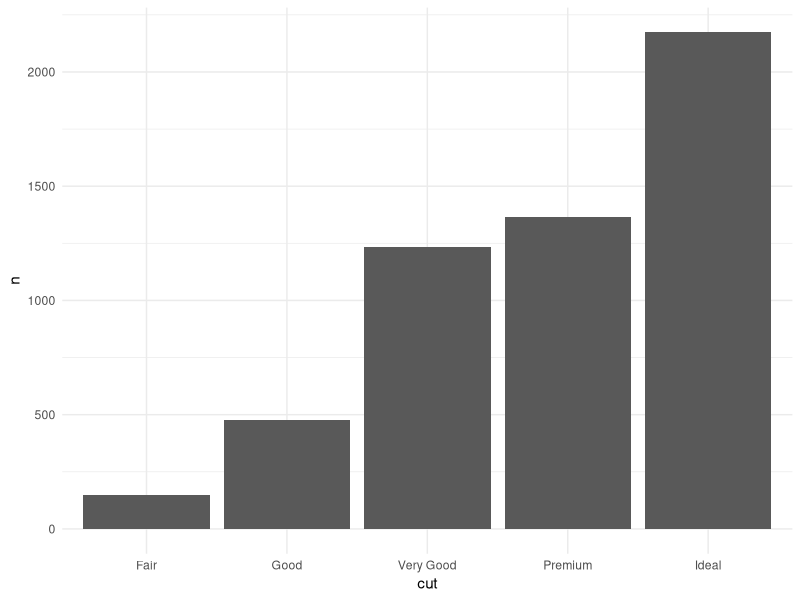
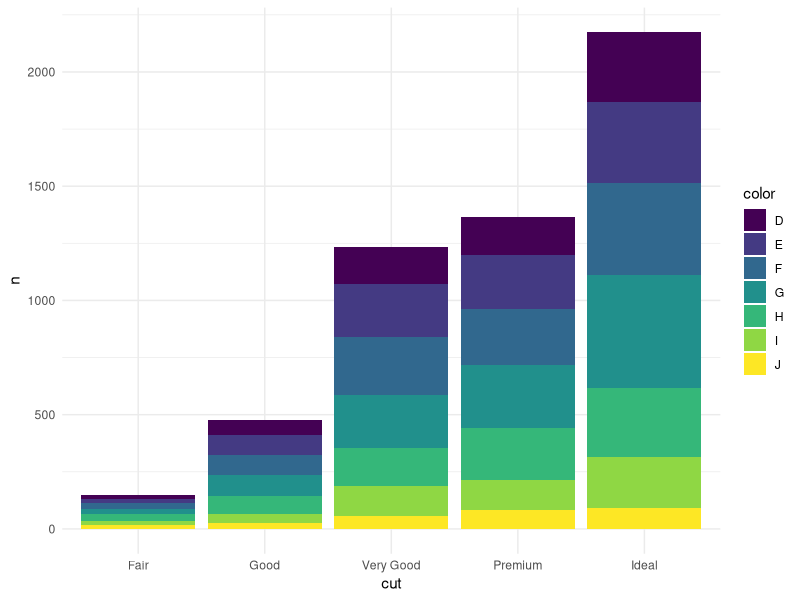
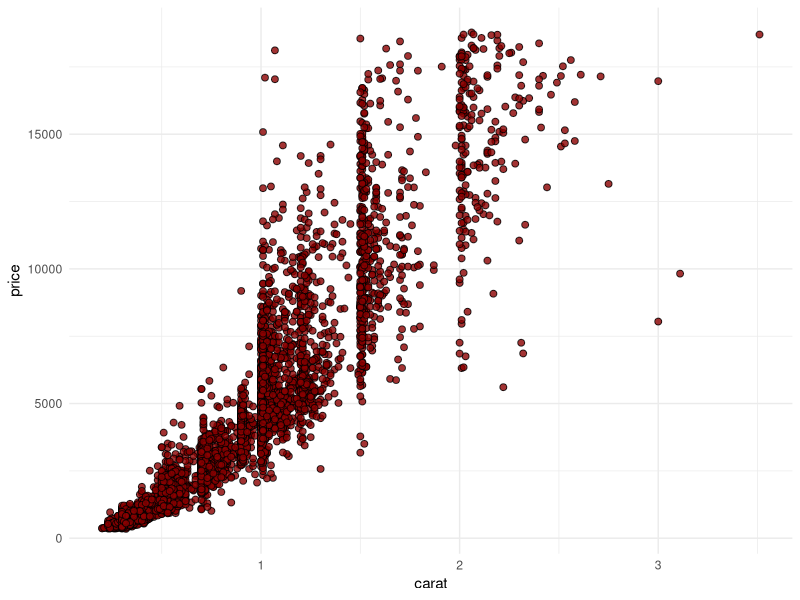
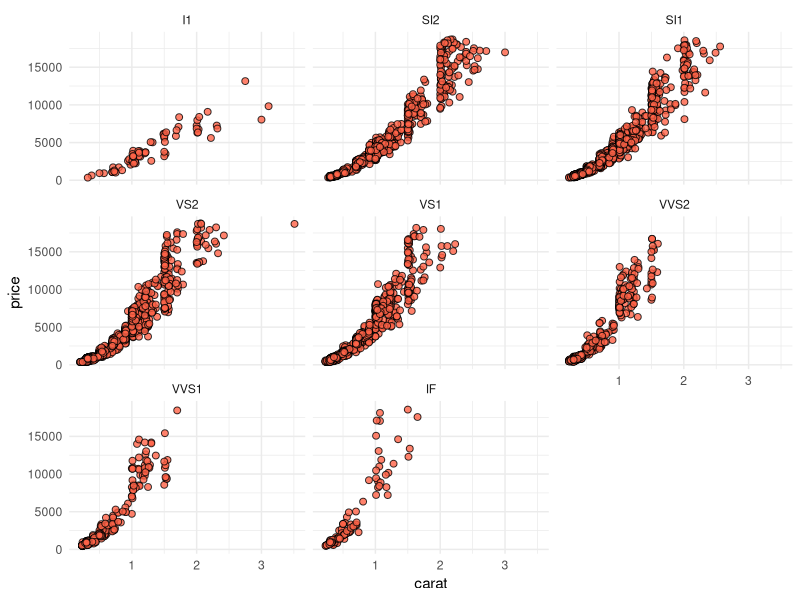
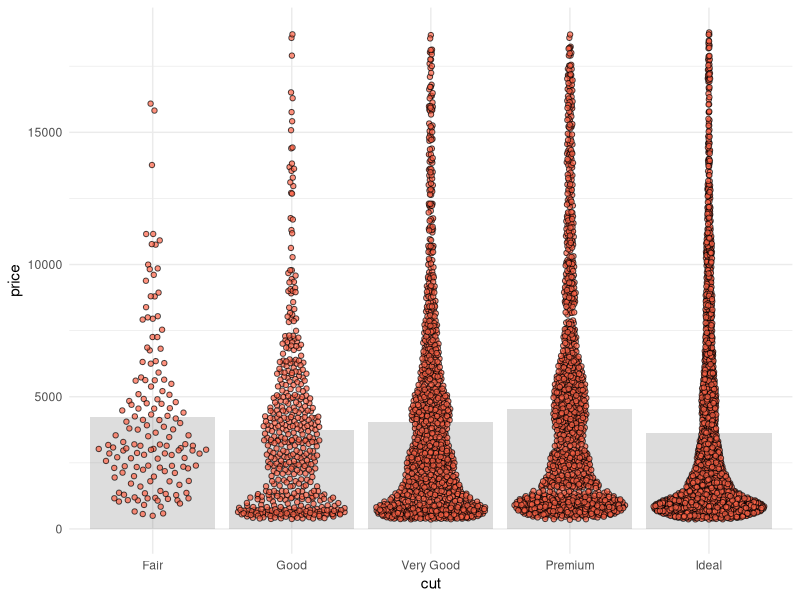

These figures' R source, in order:
library(tidyverse)
library(ggbeeswarm)


# GGPLOT

dat <- diamonds %>% sample_frac(0.1)

# set ggplot theme
theme_set(theme_minimal())

# BAR CHARTS --------------------------------------------------------------

# summarize data for chart
cut_color_count <- dat %>% count(cut, color)

# Use geom_col to produce a basic bar chart
cut_color_count %>% 
  
  # ggplot object
  ggplot(
    # global mapping
    mapping = aes(x = cut, y = n)
  ) + 
  
  # geometry layer
  # geom_col() will stack all y values
  geom_col()

# Use geometry-specific mapping to fill by diamond colour
cut_color_count %>% 
  
  # ggplot object
  ggplot(
    # global mapping
    mapping = aes(cut, n)
  ) + 
  
  # geometry layer
  geom_col(
    # geometry-specific mapping
    mapping = aes(fill = color)
  )



# SCATTER PLOTS -----------------------------------------------------------


# basic scatter plot
dat %>% 
  
  # ggplot object
  ggplot(
    # global mapping
    mapping = aes(x = carat, y = price)
  ) + 
  
  # geom_point draws a point for each row in the data
  geom_point(
    # static parameters can be passed directly into the geom
    shape = 21, 
    size = 2, 
    alpha = 0.8, 
    fill = "darkred"
  )


# facet to produce small multiples
dat %>% 
  
  ggplot(
    mapping = aes(x = carat, y = price)
  ) + 
  
  geom_point(
    shape = 21, 
    size = 2, 
    alpha = 0.8, 
    fill = "tomato"
  ) + 
  
  facet_wrap(vars(clarity))



# LAYERING MULTIPLE GEOMS -------------------------------------------------


# distributions with ggbeeswarm
dat %>% 
  
  ggplot(
    aes(
      # first two arguments are always x and y
      cut, 
      price
    )
  ) + 
  
  geom_bar(
    stat = "summary", 
    fun.y = "mean", 
    alpha = 0.2
  ) + 
  
  geom_quasirandom(
    # geom_quasirandom plots every point and takes the same parameters as geom_point
    shape = 21, 
    fill = "tomato",
    alpha = 0.7
  )
  
